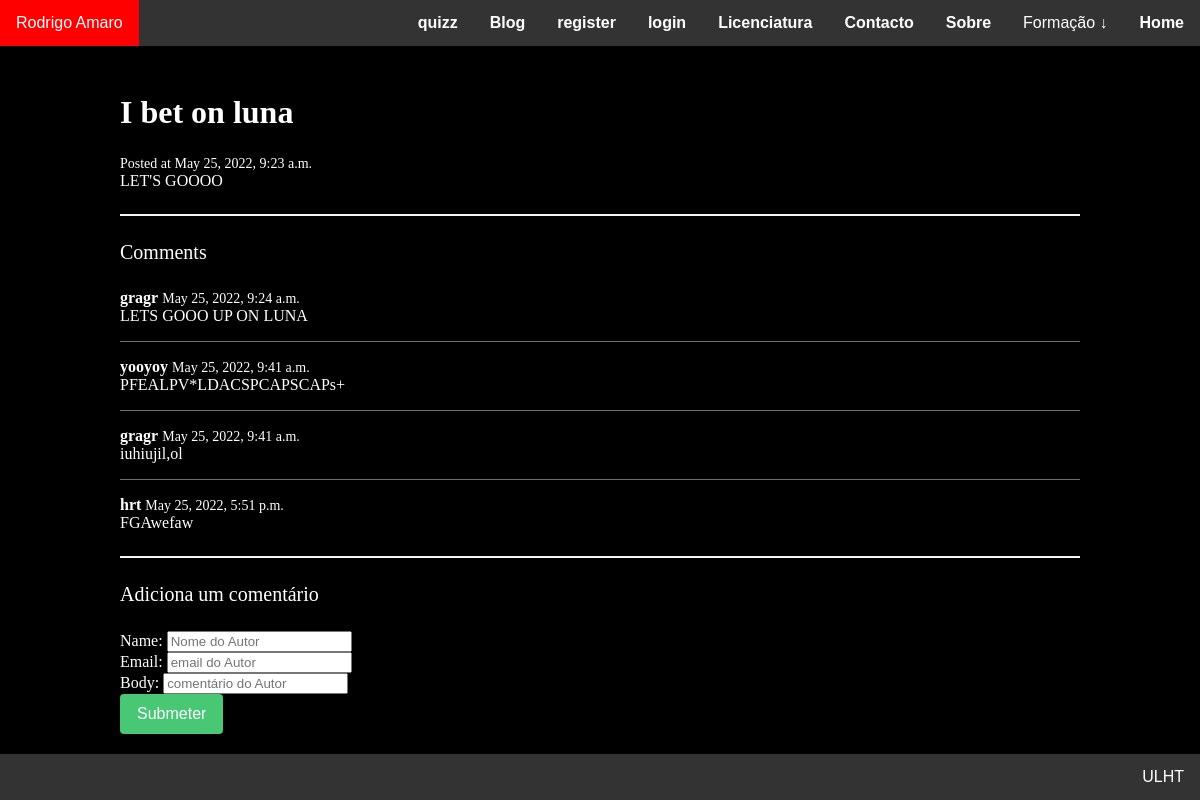
Before: /post_detail/Crypto_Scam/ with the older database file.
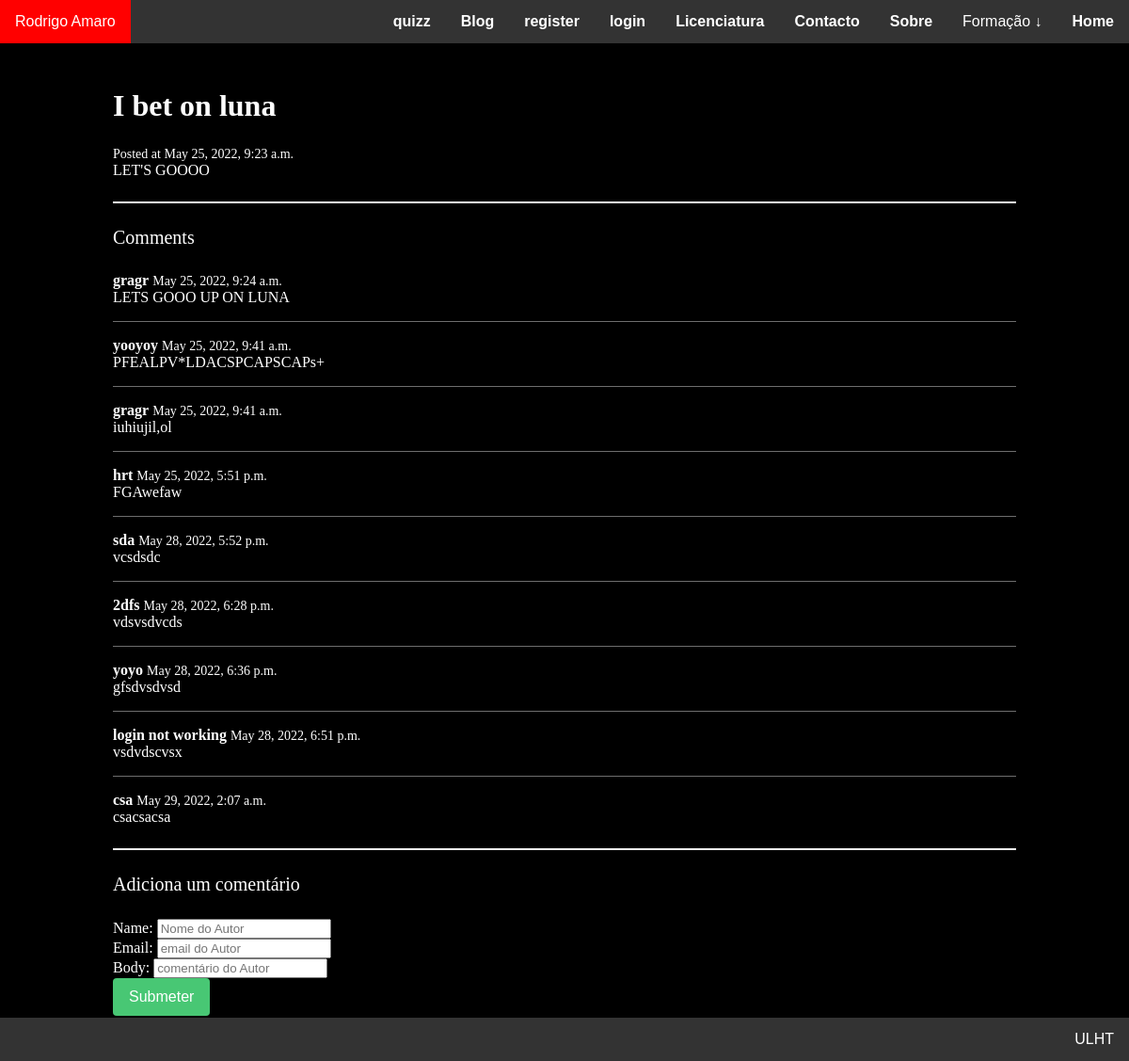
After: the same page with the newer database file.
### portfolio/models.py (models this page shows)
class Post(models.Model):
    title = models.CharField(max_length=300, unique=True)
    slug = models.SlugField(None)
    author = models.ForeignKey(User, on_delete=models.CASCADE)
    body = models.TextField(None)
    date_added = models.DateTimeField(auto_now_add=True)
    class Meta:
        ordering = ['-date_added']

class Comment(models.Model):
    post = models.ForeignKey(Post, related_name='comments', on_delete=models.CASCADE)
    name = models.CharField(max_length=255)
    email = models.EmailField()
    body = models.TextField()
    date_added = models.DateTimeField(auto_now_add=True)
    class Meta:
        ordering = ['date_added']

### portfolio/views.py (the view)
# urls.py: path('post_detail/<slug:slug>/', views.post_detail, name='post_detail'),
def post_detail(request, slug):
    post = Post.objects.get(slug=slug or None)
    if request.method == 'POST':
        form = CommentForm(request.POST or None, request.FILES)
        if form.is_valid():
            comment = form.save(commit=False)
            comment.post = post
            comment.save()
        return redirect('portfolio:post_detail', slug=post.slug)
    else:
        form = CommentForm()
    return render(request, 'portfolio/post_detail.html', {'post': post, 'form': form})

### portfolio/forms.py
class CommentForm(forms.ModelForm):
    class Meta:
        model = Comment
        fields = ['name', 'email', 'body']
        widgets = {
            'name': forms.TextInput(attrs={'class': 'form-control', 'placeholder': 'Nome do Autor'}),
            'email': forms.TextInput(attrs={'class': 'form-control', 'placeholder': 'email do Autor'}),
            'body': forms.TextInput(attrs={'class': 'form-control', 'placeholder': 'comentário do Autor'}),
        }
        labels = {
            'name': 'Name',
            'email': 'Email',
            'body': 'Body',
        }

### portfolio/templates/portfolio/post_detail.html (shortened to what this page needs)
{% extends 'portfolio/layout.html' %}
{% block content %}
    <h1 style="color:white" class="title">{{ post.title }}</h1>
    <small style="color:white">Posted at {{ post.date_added }}</small>
    <p style="color:white">{{ post.body }}</p>
    <hr>
    <h2 style="color: white" class="subtitle">Comments</h2>
    {% for comment in post.comments.all %}
        <article class="media">
            <div class="media-content">
                <div class="content">
                    <p>
                        <strong style="color: white">{{ comment.name }}</strong> <small style="color: white">{{ comment.date_added }}</small>
                        <br>
                        {{ comment.body }}
                    </p>
                </div>
            </div>
        </article>
    {% empty %}
        <div class="notification">
            <p>Sem comentários</p>
        </div>
    {% endfor %}
    <hr>
    <h2 style="color:white" class="subtitle">Adiciona um comentário</h2>
    <form method="post" action=".">
        {{ form.as_p }}
        <div class="field">
            <div class="control">
                <button class="button is-success">Submeter</button>
            </div>
        </div>
    </form>
{% endblock content %}

### portfolio/templates/portfolio/layout.html (shortened to what this page needs)
<!DOCTYPE html>
{% load static %}
<html lang="" style="height: 100%">
<head>
    {% load static %}
    <link rel="stylesheet" href={% static 'portfolio/css/estilos.css' %}>
    {% load static %}
    <link rel="stylesheet" type="text/css" href="{% static 'portfolio/css/dropdown.css' %}"/>
</head>
<body class="bg" style="background: black">
<nav class="navbar">
    <div class="navbar-brand">
        <a href="/" class="navbar-item" style="float: left">Rodrigo Amaro</a>
        <div>
            <a class="navbar-item" href={% url 'portfolio:home' %}><strong>Home</strong></a>
            <div class="dropdown">
                <button class="dropbtn" onclick="myFunction()">Formação
                    <i> &#8595;</i>
                </button>
            </div>
            <a class="navbar-item" style="left:180%" href={% url 'portfolio:sobre' %}><strong>Sobre</strong></a>
            <a class="navbar-item" style="left:180%" href={% url 'portfolio:contacto' %}><strong>Contacto</strong></a>
            <a class="navbar-item" style="left:180%"
               href={% url 'portfolio:licenciatura' %}><strong>Licenciatura</strong></a>
            {% if not request.user.is_authenticated %}
                <a class="navbar-item" style="left:180%" href={% url 'portfolio:login' %}><strong>login</strong></a>
                <a class="navbar-item" style="left:180%"
                   href={% url 'portfolio:register' %}><strong>register</strong></a>
            {% endif %}
            <a class="navbar-item" style="left:180%" href={% url 'portfolio:blog' %}><strong>Blog</strong></a>
            <a class="navbar-item" style="left:180%" href={% url 'portfolio:quizz' %}><strong>quizz</strong></a>
        </div>
    </div>
</nav>
<section class="section">
    <div class="container">
        {% block content %}
        {% endblock %}
    </div>
</section>
<nav class="navbar" style="overflow: hidden; position:fixed; bottom: 0;width: 100%;margin-top: 50px">
    <div class="navbar-brand">
        <a style="right: -2800%" href="https://www.ulusofona.pt/" class="navbar-item">ULHT</a>
    </div>
</nav>
</body>
</html>

### portfolio/static/portfolio/css/dropdown.css (style rules this page uses)
.navbar { overflow: hidden; background-color: #333; font-family: Arial, Helvetica, sans-serif; }
.navbar a { float: right; font-size: 16px; color: white; text-align: center; padding: 14px 16px; text-decoration: none; }
.dropdown { float: right; overflow: hidden; }
.dropdown .dropbtn { cursor: pointer; font-size: 16px; border: none; outline: none; color: white; padding: 14px 16px; background-color: inherit; font-family: inherit; margin: 0; }

### portfolio/templates/portfolio/layout.html (style rules this page uses)
label { color: white }
body, html { height: 100%; margin: 0; }
p { color: white }

Changed rows visible on the page:
added Comment: name "sda", date_added "May 28, 2022, 5:52 p.m.", body "vcsdsdc"
added Comment: name "2dfs", date_added "May 28, 2022, 6:28 p.m.", body "vdsvsdvcds"
added Comment: name "yoyo", date_added "May 28, 2022, 6:36 p.m.", body "gfsdvsdvsd"
added Comment: name "login not working", date_added "May 28, 2022, 6:51 p.m.", body "vsdvdscvsx"
added Comment: name "csa", date_added "May 29, 2022, 2:07 a.m.", body "csacsacsa"
